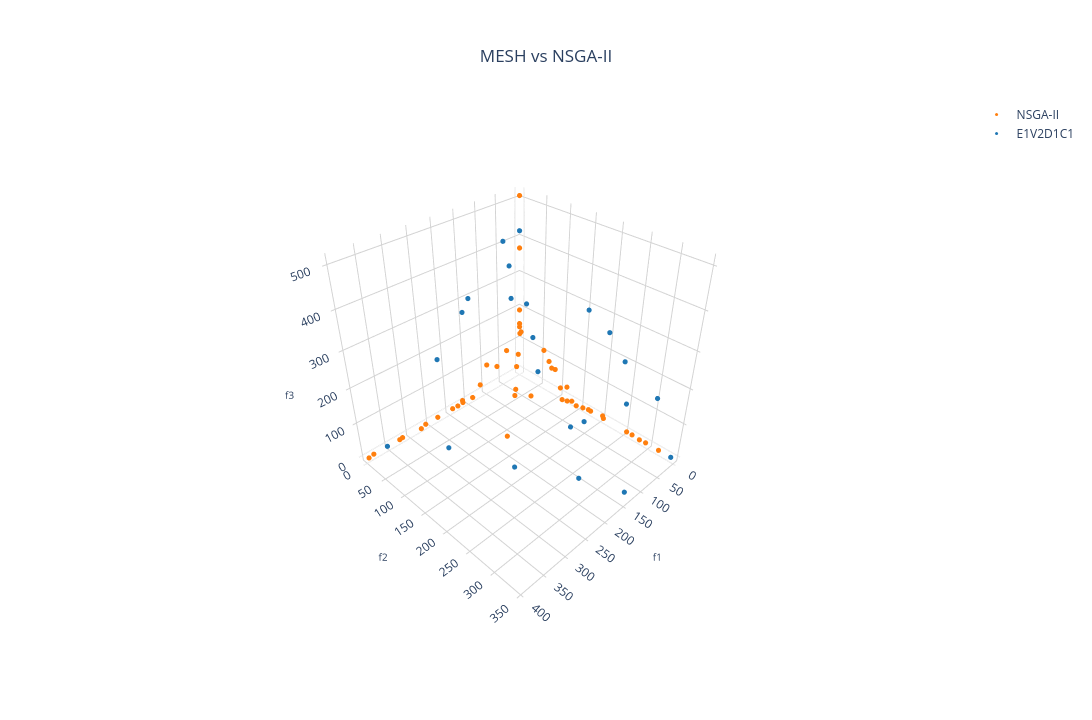

Source (notebook cell):
### Markdown cell above
### MESH vs Pymoo 3D:

### Code cell
# Creating a subplot
fig = go.Figure()

fig.add_trace(go.Scatter3d(x=res.F[:,0], 
               y=res.F[:,1],
               z=res.F[:,2],
               mode='markers', marker=dict(size=3, color=solid_colors[-1]),
               name="NSGA-II")
               )

add_MESH = True
if(add_MESH):
    for i in range(num_dataset):
        fig.add_trace(pareto_front[i])

# Setting layout
fig.update_layout(
    showlegend=True,
    scene=dict(
        camera=dict(
          eye=dict(x=1.5,y=1.5,z=1.5)
        ),
        xaxis=dict(
            #range=[-0.15, 0.65],
            title=dict(text='f1', font=dict(size=10)),
            backgroundcolor='white',  # X-axis background
            gridcolor='lightgray',    # Grid color on X axis 
            showbackground=True       # Show background
        ),
        yaxis=dict(
            #range=[-0.15, 0.65],
            title=dict(text='f2', font=dict(size=10)),
            backgroundcolor='white',  # Y-axis background
            gridcolor='lightgray',    # Grid color on Y axis
            showbackground=True       # Show background
        ),
        zaxis=dict(
            #range=[-0.15, 0.65],
            title=dict(text='f3', font=dict(size=10)),
            backgroundcolor='white',  # Z-axis background
            gridcolor='lightgray',    # Grid color on Z axis
            showbackground=True       # Show background
        ),
        aspectmode='cube',
    ),
    title=dict(
        text='MESH vs NSGA-II',
        x=0.5,  # Centering the title
        xanchor='center',
        yanchor='top'
    ),
    #margin=dict(l=0, r=0, b=0, t=0), # Rearrange the margin
    width=1520,   # Figure width (pixels)
    height=720,  # Figure height (pixels)
    paper_bgcolor="white",
    plot_bgcolor='white'
)

# Showing the figure
fig.show()

### Figure 1 — Plotly figure (JSON) as saved in the notebook; plotly's stock layout.template omitted (floating-point values rounded to 4 significant figures)
{"data": [{"marker": {"color": "#ff7f0e", "size": 3}, "mode": "markers", "name": "NSGA-II", "type": "scatter3d", "x": [1.266e-08, 3.27e-08, 395.6, 1.79e-14, 0.0302, 5.439e-12, 4.144e-12, 0.003568, 383.6, 230.9, 324.9, 0.0001986, 19.24, 275.8, 71.93, 1.032, 115.7, 192.2, 95.88, 42.09, 0.04975, 317.6, 138.7, 0.02777, 55.64, 261.3, 38.57, 0.0002604, 0.0417, 7.505, 68.74, 1.465, 0.0001526, 0.0001159, 3.111, 12.61, 49.13, 2.445, 164.5, 0.0008972, 2.86, 0.03915, 172.5, 4.299e-05, 8.789, 178.9, 0.001885, 1.443, 165.3, 3.37e-10], "y": [4.811e-10, 6.426e-14, 1.882, 3.123e-08, 320.5, 9.645e-09, 9.654e-09, 255.5, 4.741e-05, 0.0004375, 0.9059, 205.4, 13.28, 3.962, 50.51, 62.63, 0.0001398, 0.000159, 0.0799, 29.11, 104.6, 0.000602, 0.8637, 294.7, 38.49, 0.0002162, 7.58e-05, 203.3, 176.8, 148.9, 1.355, 283.0, 266.9, 90.43, 161.1, 119.3, 72.11, 134.6, 0.0003118, 119.8, 84.13, 171.6, 121.1, 75.02, 128.3, 0.6267, 3.965, 2.119, 0.0001483, 2.714e-09], "z": [508.3, 153.3, 1.37e-10, 195.4, 4.857e-11, 373.2, 373.6, 6.818e-05, 0.1578, 7.21e-08, 8.448e-10, 0.002591, 74.68, 7.253e-10, 3.666e-09, 110.8, 25.8, 1.904e-05, 78.05, 60.02, 18.83, 4.353e-08, 0.006917, 1.016e-10, 0.04219, 8.161e-08, 89.37, 6.684, 4.584e-10, 5.389e-11, 57.02, 9.802e-11, 0.4276, 68.54, 2.161e-10, 0.05971, 3.069e-10, 0.06143, 0.547, 33.24, 70.37, 0.599, 1.012e-10, 83.41, 0.02945, 0.008895, 129.7, 124.1, 7.843, 143.2]}, {"marker": {"color": "#1f77b4", "size": 3}, "mode": "markers", "name": "E1V2D1C1", "showlegend": true, "type": "scatter3d", "x": [0, 352.9, 0, 34.45, 236.3, 273.4, 161.6, 97.41, 0, 44.28, 79.53, 100.4, 114.1, 0, 220.3, 146.5, 111.1, 131.3, 80.94, 0, 0, 153.1, 136.9], "y": [344.1, 0, 0, 5.119, 194.8, 73.97, 270.3, 65.66, 304.1, 0, 85.0, 231.4, 128.5, 236.7, 0, 167.1, 212.2, 338.5, 294.7, 157.6, 201.9, 0, 0], "z": [0, 0, 419.2, 342.1, 24.64, 0, 0, 317.3, 144.4, 409.3, 304.7, 88.08, 259.8, 198.6, 172.5, 213.1, 63.18, 0, 178.4, 290.1, 256.2, 268.8, 298.9]}], "layout": {"height": 720, "paper_bgcolor": "white", "plot_bgcolor": "white", "scene": {"aspectmode": "cube", "camera": {"eye": {"x": 1.5, "y": 1.5, "z": 1.5}}, "xaxis": {"backgroundcolor": "white", "gridcolor": "lightgray", "showbackground": true, "title": {"font": {"size": 10}, "text": "f1"}}, "yaxis": {"backgroundcolor": "white", "gridcolor": "lightgray", "showbackground": true, "title": {"font": {"size": 10}, "text": "f2"}}, "zaxis": {"backgroundcolor": "white", "gridcolor": "lightgray", "showbackground": true, "title": {"font": {"size": 10}, "text": "f3"}}}, "showlegend": true, "title": {"text": "MESH vs NSGA-II", "x": 0.5, "xanchor": "center", "yanchor": "top"}, "width": 1520}}
